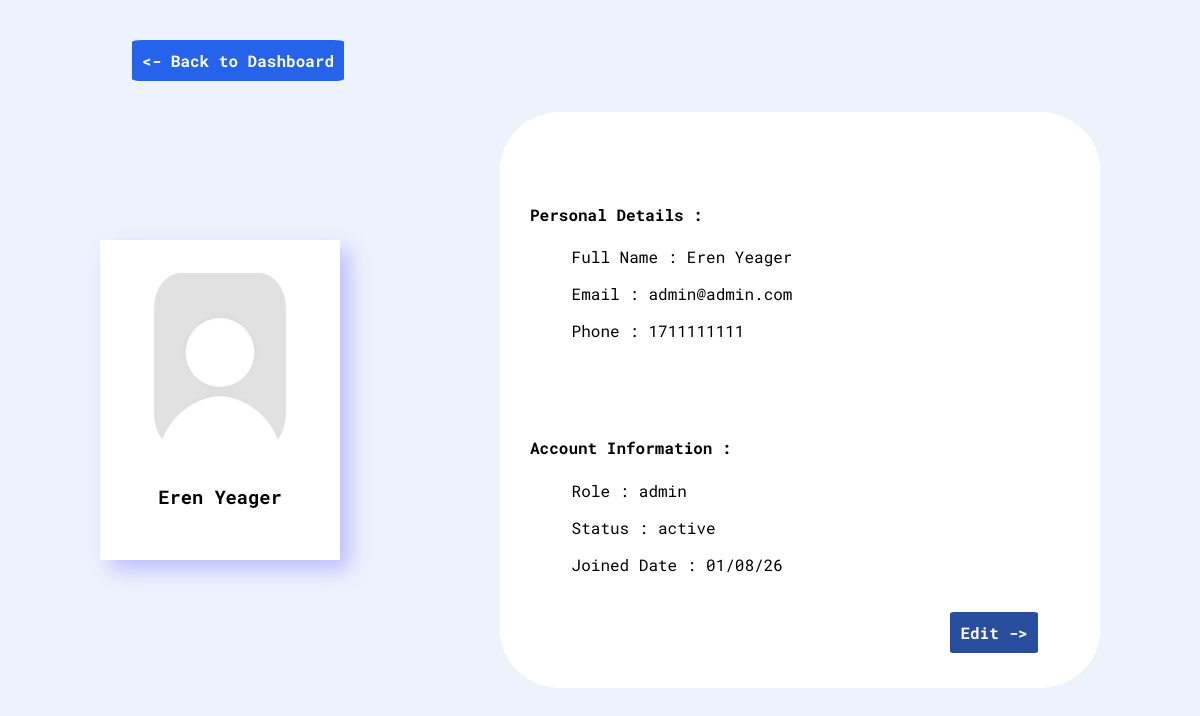
Before: /profile.php (signed in) with the older database file.
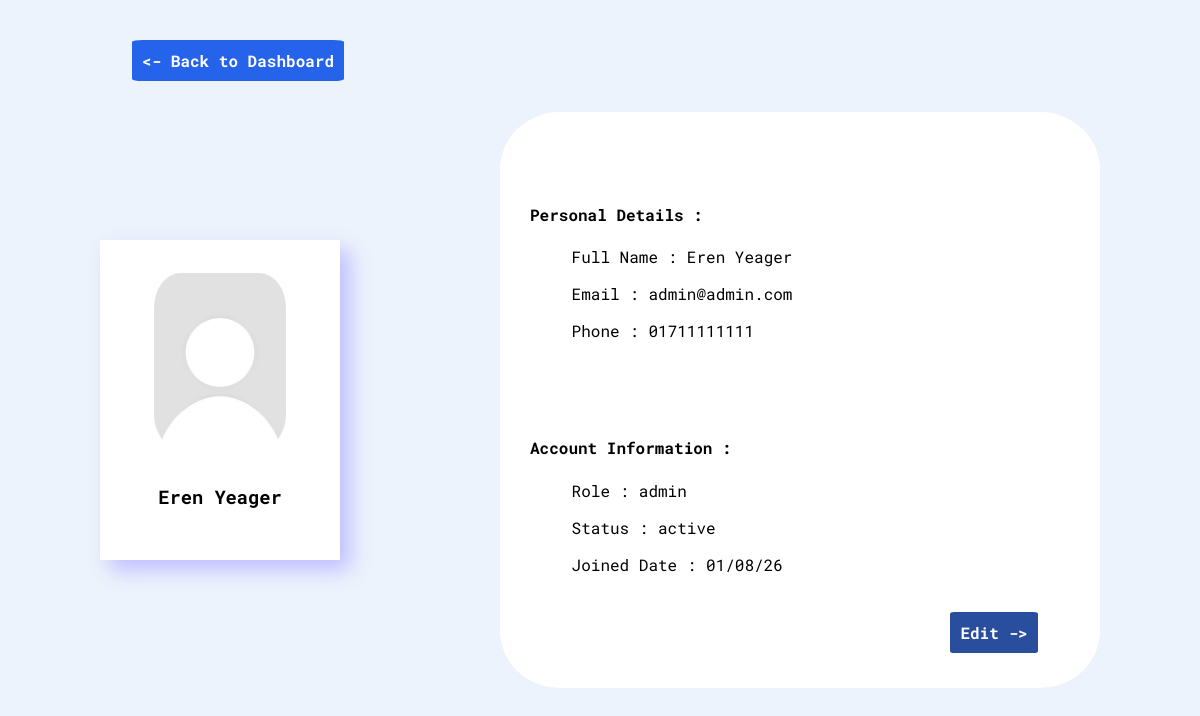
After: the same page with the newer database file.
### tables this page shows
CREATE TABLE `users` (
  `user_id` int(11) NOT NULL,
  `role_id` int(11) NOT NULL,
  `full_name` varchar(65) NOT NULL,
  `profile_picture` varchar(255) DEFAULT NULL,
  `phone` varchar(12) NOT NULL,
  `email` varchar(100) NOT NULL,
  `user_password` varchar(255) NOT NULL,
  `user_status` enum('active','inactive') DEFAULT 'active',
  `created_at` timestamp NOT NULL DEFAULT current_timestamp()
);

### config/db.config.php (called while the page is built)
<?php
function dbQuery(string $query){
  $host = 'localhost';
  $port = 3308;
  $dbname = 'sme_inventory';
  $username = 'root';
  $password = '';
  $pdo = new PDO("mysql:host={$host};port={$port};dbname={$dbname}",$username,$password,[
    PDO::ATTR_ERRMODE =>  PDO::ERRMODE_EXCEPTION
    ]);
    $stmt = $pdo->prepare($query);
    $stmt->execute();
    $result = $stmt->fetchAll(PDO::FETCH_ASSOC);
    return $result;
  }
  ?>

### profile.php (the view, shortened to what this page needs)
<?php
if (!empty($_SESSION['user_id'])) :
  include __DIR__ . '/views/header.php';
  include __DIR__ . '/config/db.config.php';
  if (!empty($_GET['id'])) {
    $id = (int) $_GET['id'];
  } else {
    $id = (int) $_SESSION['user_id'];
  }
  $result = dbQuery("SELECT * FROM users WHERE users.user_id = {$id}");
?>
  <div class="profile_container">
    <div class="left_side">
      <div class="top">
        <?php if ($result[0]['profile_picture'] != NULL) : ?>
          <img src="uploads/<?= $result[0]['profile_picture'] ?>" alt="pp">
        <?php else :  ?>
          <img src="uploads/default.jpeg" alt="pp">
        <?php endif; ?>
      </div>
      <h3>
        <?php echo $result[0]['full_name'] ?>
      </h3>
    </div>
    <div class="right_side">
      <div class="top">
        <h4>Personal Details :</h4>
        <p>&emsp;&emsp; Full Name : <?= $result[0]['full_name'] ?></p>
        <p>&emsp;&emsp; Email : <?= $result[0]['email'] ?> </p>
        <p>&emsp;&emsp; Phone : <?= $result[0]['phone'] ?></p>
      </div>
      <div class="bottom">
        <h4>Account Information :</h4>
        <p>&emsp;&emsp; Role : <?= $_SESSION['role_name'] ?></p>
        <p>&emsp;&emsp; Status : <?= $result[0]['user_status'] ?> </p>
        <?php $time = strtotime($result[0]['created_at']) ?>
        <p>&emsp;&emsp; Joined Date : <?= date('d/m/y', $time) ?></p>
        <br>
        <div>
          <a class="edit_option" href="edit_profile.php?id=<?= $id ?>">Edit -></a>
        </div>
      </div>
    </div>
    <a class="back_to_dashboard" href="dashboard.php"><- Back to Dashboard</a>
  </div>
<?php else : header('Location: login.php');
  die();
endif; ?>

Changed rows visible on the page:
changed users "Eren Yeager": phone "1711111111" → "01711111111"
